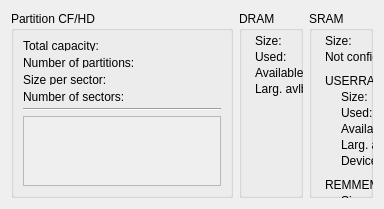
          <widget class="QWidget" name="tab_Memory">
           <attribute name="title">
            <string>Memory</string>
           </attribute>
           <layout class="QHBoxLayout" name="horizontalLayout">
            <item>
             <widget class="QGroupBox" name="group_Memory_Partitions">
              <property name="title">
               <string>Partition CF/HD</string>
              </property>
              <layout class="QGridLayout" name="gridLayout_5">
               <item row="3" column="1">
                <widget class="QLabel" name="label_Memory_Partitions_NoOfSectors">
                 <property name="sizePolicy">
                  <sizepolicy hsizetype="Fixed" vsizetype="Fixed">
                   <horstretch>0</horstretch>
                   <verstretch>0</verstretch>
                  </sizepolicy>
                 </property>
                 <property name="minimumSize">
                  <size>
                   <width>80</width>
                   <height>11</height>
                  </size>
                 </property>
                 <property name="maximumSize">
                  <size>
                   <width>110</width>
                   <height>11</height>
                  </size>
                 </property>
                 <property name="text">
                  <string/>
                 </property>
                </widget>
               </item>
               <item row="3" column="0">
                <widget class="QLabel" name="text_Memory_Partitions_NoOfSectors">
                 <property name="sizePolicy">
                  <sizepolicy hsizetype="Fixed" vsizetype="Fixed">
                   <horstretch>0</horstretch>
                   <verstretch>0</verstretch>
                  </sizepolicy>
                 </property>
                 <property name="minimumSize">
                  <size>
                   <width>80</width>
                   <height>11</height>
                  </size>
                 </property>
                 <property name="maximumSize">
                  <size>
                   <width>110</width>
                   <height>11</height>
                  </size>
                 </property>
                 <property name="font">
                  <font>
                   <underline>false</underline>
                  </font>
                 </property>
                 <property name="text">
                  <string>Number of sectors:</string>
                 </property>
                </widget>
               </item>
               <item row="2" column="1">
                <widget class="QLabel" name="label_Memory_Partitions_SizePerSector">
                 <property name="sizePolicy">
                  <sizepolicy hsizetype="Fixed" vsizetype="Fixed">
                   <horstretch>0</horstretch>
                   <verstretch>0</verstretch>
                  </sizepolicy>
                 </property>
                 <property name="minimumSize">
                  <size>
                   <width>80</width>
                   <height>11</height>
                  </size>
                 </property>
                 <property name="maximumSize">
                  <size>
                   <width>110</width>
                   <height>11</height>
                  </size>
                 </property>
                 <property name="text">
                  <string/>
                 </property>
                </widget>
               </item>
               <item row="0" column="1">
                <widget class="QLabel" name="label_Memory_Partitions_TotalCapacity">
                 <property name="sizePolicy">
                  <sizepolicy hsizetype="Fixed" vsizetype="Fixed">
                   <horstretch>0</horstretch>
                   <verstretch>0</verstretch>
                  </sizepolicy>
                 </property>
                 <property name="minimumSize">
                  <size>
                   <width>80</width>
                   <height>11</height>
                  </size>
                 </property>
                 <property name="maximumSize">
                  <size>
                   <width>110</width>
                   <height>11</height>
                  </size>
                 </property>
                 <property name="text">
                  <string/>
                 </property>
                </widget>
               </item>
               <item row="2" column="0">
                <widget class="QLabel" name="text_Memory_Partitions_SizePerSector">
                 <property name="sizePolicy">
                  <sizepolicy hsizetype="Fixed" vsizetype="Fixed">
                   <horstretch>0</horstretch>
                   <verstretch>0</verstretch>
                  </sizepolicy>
                 </property>
                 <property name="minimumSize">
                  <size>
                   <width>80</width>
                   <height>11</height>
                  </size>
                 </property>
                 <property name="maximumSize">
                  <size>
                   <width>110</width>
                   <height>11</height>
                  </size>
                 </property>
                 <property name="text">
                  <string>Size per sector:</string>
                 </property>
                </widget>
               </item>
               <item row="1" column="1">
                <widget class="QLabel" name="label_Memory_Partitions_NoOfPartitions">
                 <property name="sizePolicy">
                  <sizepolicy hsizetype="Fixed" vsizetype="Fixed">
                   <horstretch>0</horstretch>
                   <verstretch>0</verstretch>
                  </sizepolicy>
                 </property>
                 <property name="minimumSize">
                  <size>
                   <width>80</width>
                   <height>11</height>
                  </size>
                 </property>
                 <property name="maximumSize">
                  <size>
                   <width>110</width>
                   <height>11</height>
                  </size>
                 </property>
                 <property name="text">
                  <string/>
                 </property>
                </widget>
               </item>
               <item row="1" column="0">
                <widget class="QLabel" name="text_Memory_Partitions_NoOfPartitions">
                 <property name="sizePolicy">
                  <sizepolicy hsizetype="Fixed" vsizetype="Fixed">
                   <horstretch>0</horstretch>
                   <verstretch>0</verstretch>
                  </sizepolicy>
                 </property>
                 <property name="minimumSize">
                  <size>
                   <width>80</width>
                   <height>11</height>
                  </size>
                 </property>
                 <property name="maximumSize">
                  <size>
                   <width>110</width>
                   <height>11</height>
                  </size>
                 </property>
                 <property name="text">
                  <string>Number of partitions:</string>
                 </property>
                </widget>
               </item>
               <item row="0" column="0">
                <widget class="QLabel" name="text_Memory_Partitions_TotalCapacity">
                 <property name="sizePolicy">
                  <sizepolicy hsizetype="Fixed" vsizetype="Fixed">
                   <horstretch>0</horstretch>
                   <verstretch>0</verstretch>
                  </sizepolicy>
                 </property>
                 <property name="minimumSize">
                  <size>
                   <width>80</width>
                   <height>11</height>
                  </size>
                 </property>
                 <property name="maximumSize">
                  <size>
                   <width>110</width>
                   <height>11</height>
                  </size>
                 </property>
                 <property name="text">
                  <string>Total capacity:</string>
                 </property>
                </widget>
               </item>
               <item row="4" column="0" colspan="2">
                <widget class="Line" name="line_Memory_Partition_Seperator">
                 <property name="sizePolicy">
                  <sizepolicy hsizetype="MinimumExpanding" vsizetype="Fixed">
                   <horstretch>0</horstretch>
                   <verstretch>0</verstretch>
                  </sizepolicy>
                 </property>
                 <property name="minimumSize">
                  <size>
                   <width>198</width>
                   <height>2</height>
                  </size>
                 </property>
                 <property name="maximumSize">
                  <size>
                   <width>16777215</width>
                   <height>2</height>
                  </size>
                 </property>
                 <property name="orientation">
                  <enum>Qt::Horizontal</enum>
                 </property>
                </widget>
               </item>
               <item row="5" column="0" colspan="2">
                <widget class="QScrollArea" name="scrollArea_2">
                 <property name="sizePolicy">
                  <sizepolicy hsizetype="MinimumExpanding" vsizetype="MinimumExpanding">
                   <horstretch>0</horstretch>
                   <verstretch>0</verstretch>
                  </sizepolicy>
                 </property>
                 <property name="horizontalScrollBarPolicy">
                  <enum>Qt::ScrollBarAlwaysOff</enum>
                 </property>
                 <property name="widgetResizable">
                  <bool>true</bool>
                 </property>
                 <widget class="QWidget" name="scrollAreaWidgetContents_2">
                  <property name="geometry">
                   <rect>
                    <x>0</x>
                    <y>0</y>
                    <width>196</width>
                    <height>306</height>
                   </rect>
                  </property>
                  <layout class="QVBoxLayout" name="verticalLayout_12">
                   <property name="spacing">
                    <number>0</number>
                   </property>
                   <property name="leftMargin">
                    <number>0</number>
                   </property>
                   <property name="topMargin">
                    <number>0</number>
                   </property>
                   <property name="rightMargin">
                    <number>0</number>
                   </property>
                   <property name="bottomMargin">
                    <number>0</number>
                   </property>
                   <item>
                    <widget class="QWidget" name="widget_Partitions" native="true">
                     <property name="sizePolicy">
                      <sizepolicy hsizetype="Preferred" vsizetype="Preferred">
                       <horstretch>0</horstretch>
                       <verstretch>0</verstretch>
                      </sizepolicy>
                     </property>
                     <property name="minimumSize">
                      <size>
                       <width>0</width>
                       <height>0</height>
                      </size>
                     </property>
                     <property name="maximumSize">
                      <size>
                       <width>1677716</width>
                       <height>1677716</height>
                      </size>
                     </property>
                     <layout class="QGridLayout" name="gridLayoutPartitions"/>
                    </widget>
                   </item>
                  </layout>
                 </widget>
                </widget>
               </item>
              </layout>
             </widget>
            </item>
            <item>
             <widget class="QGroupBox" name="group_Memory_DRAM">
              <property name="styleSheet">
               <string notr="true"/>
              </property>
              <property name="title">
               <string>DRAM</string>
              </property>
              <widget class="QLabel" name="text_Memory_DRAM_Size">
               <property name="geometry">
                <rect>
                 <x>16</x>
                 <y>20</y>
                 <width>101</width>
                 <height>20</height>
                </rect>
               </property>
               <property name="text">
                <string>Size:</string>
               </property>
              </widget>
              <widget class="QLabel" name="label_Memory_DRAM_Size">
               <property name="geometry">
                <rect>
                 <x>127</x>
                 <y>20</y>
                 <width>81</width>
                 <height>20</height>
                </rect>
               </property>
               <property name="text">
                <string/>
               </property>
              </widget>
              <widget class="QLabel" name="text_Memory_DRAM_LBlock">
               <property name="geometry">
                <rect>
                 <x>16</x>
                 <y>68</y>
                 <width>101</width>
                 <height>20</height>
                </rect>
               </property>
               <property name="font">
                <font>
                 <underline>false</underline>
                </font>
               </property>
               <property name="text">
                <string>Larg. avlbl. block:</string>
               </property>
              </widget>
              <widget class="QLabel" name="text_Memory_DRAM_Used">
               <property name="geometry">
                <rect>
                 <x>16</x>
                 <y>36</y>
                 <width>101</width>
                 <height>20</height>
                </rect>
               </property>
               <property name="text">
                <string>Used:</string>
               </property>
              </widget>
              <widget class="QLabel" name="text_Memory_DRAM_Available">
               <property name="geometry">
                <rect>
                 <x>16</x>
                 <y>52</y>
                 <width>101</width>
                 <height>20</height>
                </rect>
               </property>
               <property name="text">
                <string>Available:</string>
               </property>
              </widget>
              <widget class="QLabel" name="label_Memory_DRAM_Used">
               <property name="geometry">
                <rect>
                 <x>127</x>
                 <y>36</y>
                 <width>81</width>
                 <height>20</height>
                </rect>
               </property>
               <property name="text">
                <string/>
               </property>
              </widget>
              <widget class="QLabel" name="label_Memory_DRAM_available">
               <property name="geometry">
                <rect>
                 <x>127</x>
                 <y>52</y>
                 <width>81</width>
                 <height>20</height>
                </rect>
               </property>
               <property name="text">
                <string/>
               </property>
              </widget>
              <widget class="QLabel" name="label_Memory_DRAM_LBlock">
               <property name="geometry">
                <rect>
                 <x>127</x>
                 <y>68</y>
                 <width>81</width>
                 <height>20</height>
                </rect>
               </property>
               <property name="text">
                <string/>
               </property>
              </widget>
             </widget>
            </item>
            <item>
             <widget class="QGroupBox" name="group_Memory_SRAM">
              <property name="title">
               <string>SRAM</string>
              </property>
              <widget class="QLabel" name="text_Memory_DRAM_Size_2">
               <property name="geometry">
                <rect>
                 <x>16</x>
                 <y>20</y>
                 <width>111</width>
                 <height>20</height>
                </rect>
               </property>
               <property name="text">
                <string>Size:</string>
               </property>
              </widget>
              <widget class="QLabel" name="text_Memory_DRAM_Used_2">
               <property name="geometry">
                <rect>
                 <x>16</x>
                 <y>36</y>
                 <width>111</width>
                 <height>20</height>
                </rect>
               </property>
               <property name="text">
                <string>Not configured:</string>
               </property>
              </widget>
              <widget class="QLabel" name="label_Memory_SRAM_Size">
               <property name="geometry">
                <rect>
                 <x>128</x>
                 <y>20</y>
                 <width>80</width>
                 <height>20</height>
                </rect>
               </property>
               <property name="text">
                <string/>
               </property>
               <property name="alignment">
                <set>Qt::AlignRight|Qt::AlignTrailing|Qt::AlignVCenter</set>
               </property>
              </widget>
              <widget class="QLabel" name="label_Memory_SRAM_NotUsed">
               <property name="geometry">
                <rect>
                 <x>128</x>
                 <y>36</y>
                 <width>80</width>
                 <height>20</height>
                </rect>
               </property>
               <property name="text">
                <string/>
               </property>
               <property name="alignment">
                <set>Qt::AlignRight|Qt::AlignTrailing|Qt::AlignVCenter</set>
               </property>
              </widget>
              <widget class="QLabel" name="text_Memory_SRAM_USERRAM">
               <property name="geometry">
                <rect>
                 <x>16</x>
                 <y>60</y>
                 <width>111</width>
                 <height>20</height>
                </rect>
               </property>
               <property name="text">
                <string>USERRAM</string>
               </property>
              </widget>
              <widget class="QLabel" name="text_Memory_SRAM_REMMEM">
               <property name="geometry">
                <rect>
                 <x>16</x>
                 <y>164</y>
                 <width>111</width>
                 <height>20</height>
                </rect>
               </property>
               <property name="text">
                <string>REMMEM</string>
               </property>
              </widget>
              <widget class="QLabel" name="text_Memory_SRAM_USERRAM_Size">
               <property name="geometry">
                <rect>
                 <x>32</x>
                 <y>76</y>
                 <width>111</width>
                 <height>20</height>
                </rect>
               </property>
               <property name="text">
                <string>Size:</string>
               </property>
              </widget>
              <widget class="QLabel" name="text_Memory_SRAM_USERRAM_Used">
               <property name="geometry">
                <rect>
                 <x>32</x>
                 <y>92</y>
                 <width>111</width>
                 <height>20</height>
                </rect>
               </property>
               <property name="text">
                <string>Used:</string>
               </property>
              </widget>
              <widget class="QLabel" name="text_Memory_SRAM_USERRAM_Available">
               <property name="geometry">
                <rect>
                 <x>32</x>
                 <y>108</y>
                 <width>111</width>
                 <height>20</height>
                </rect>
               </property>
               <property name="text">
                <string>Available:</string>
               </property>
              </widget>
              <widget class="QLabel" name="text_Memory_SRAM_USERRAM_LBlock">
               <property name="geometry">
                <rect>
                 <x>32</x>
                 <y>124</y>
                 <width>91</width>
                 <height>20</height>
                </rect>
               </property>
               <property name="text">
                <string>Larg. avlbl. block:</string>
               </property>
              </widget>
              <widget class="QLabel" name="text_Memory_SRAM_USERRAM_Device">
               <property name="geometry">
                <rect>
                 <x>32</x>
                 <y>140</y>
                 <width>111</width>
                 <height>20</height>
                </rect>
               </property>
               <property name="text">
                <string>Device:</string>
               </property>
              </widget>
              <widget class="QLabel" name="label_Memory_USERRAM_Size">
               <property name="geometry">
                <rect>
                 <x>128</x>
                 <y>76</y>
                 <width>80</width>
                 <height>20</height>
                </rect>
               </property>
               <property name="text">
                <string/>
               </property>
               <property name="alignment">
                <set>Qt::AlignRight|Qt::AlignTrailing|Qt::AlignVCenter</set>
               </property>
              </widget>
              <widget class="QLabel" name="label_Memory_USERRAM_Used">
               <property name="geometry">
                <rect>
                 <x>128</x>
                 <y>92</y>
                 <width>80</width>
                 <height>20</height>
                </rect>
               </property>
               <property name="text">
                <string/>
               </property>
               <property name="alignment">
                <set>Qt::AlignRight|Qt::AlignTrailing|Qt::AlignVCenter</set>
               </property>
              </widget>
              <widget class="QLabel" name="label_Memory_USERRAM_Available">
               <property name="geometry">
                <rect>
                 <x>128</x>
                 <y>108</y>
                 <width>80</width>
                 <height>20</height>
                </rect>
               </property>
               <property name="text">
                <string/>
               </property>
               <property name="alignment">
                <set>Qt::AlignRight|Qt::AlignTrailing|Qt::AlignVCenter</set>
               </property>
              </widget>
              <widget class="QLabel" name="label_Memory_USERRAM_LBlock">
               <property name="geometry">
                <rect>
                 <x>128</x>
                 <y>124</y>
                 <width>80</width>
                 <height>20</height>
                </rect>
               </property>
               <property name="text">
                <string/>
               </property>
               <property name="alignment">
                <set>Qt::AlignRight|Qt::AlignTrailing|Qt::AlignVCenter</set>
               </property>
              </widget>
              <widget class="QLabel" name="label_Memory_USERRAM_Device">
               <property name="geometry">
                <rect>
                 <x>128</x>
                 <y>140</y>
                 <width>80</width>
                 <height>20</height>
                </rect>
               </property>
               <property name="text">
                <string/>
               </property>
               <property name="alignment">
                <set>Qt::AlignRight|Qt::AlignTrailing|Qt::AlignVCenter</set>
               </property>
              </widget>
              <widget class="QLabel" name="text_Memory_SRAM_REMMEM_RemGlobal">
               <property name="geometry">
                <rect>
                 <x>32</x>
                 <y>228</y>
                 <width>111</width>
                 <height>20</height>
                </rect>
               </property>
               <property name="text">
                <string>Rem. global:</string>
               </property>
              </widget>
              <widget class="QLabel" name="text_Memory_SRAM_REMMEM_Permanent">
               <property name="geometry">
                <rect>
                 <x>32</x>
                 <y>196</y>
                 <width>111</width>
                 <height>20</height>
                </rect>
               </property>
               <property name="text">
                <string>Permanent:</string>
               </property>
              </widget>
              <widget class="QLabel" name="text_Memory_SRAM_REMMEM_RemLocal">
               <property name="geometry">
                <rect>
                 <x>32</x>
                 <y>212</y>
                 <width>111</width>
                 <height>20</height>
                </rect>
               </property>
               <property name="text">
                <string>Rem. local:</string>
               </property>
              </widget>
              <widget class="QLabel" name="text_Memory_SRAM_REMMEM_Available">
               <property name="geometry">
                <rect>
                 <x>32</x>
                 <y>244</y>
                 <width>111</width>
                 <height>20</height>
                </rect>
               </property>
               <property name="text">
                <string>Available:</string>
               </property>
              </widget>
              <widget class="QLabel" name="text_Memory_SRAM_REMMEM_Size">
               <property name="geometry">
                <rect>
                 <x>32</x>
                 <y>180</y>
                 <width>111</width>
                 <height>20</height>
                </rect>
               </property>
               <property name="text">
                <string>Size:</string>
               </property>
              </widget>
              <widget class="QLabel" name="text_Memory_SRAM_REMMEM_Device">
               <property name="geometry">
                <rect>
                 <x>32</x>
                 <y>276</y>
                 <width>111</width>
                 <height>20</height>
                </rect>
               </property>
               <property name="text">
                <string>Device:</string>
               </property>
              </widget>
              <widget class="QLabel" name="text_Memory_SRAM_REMMEM_LBlock">
               <property name="geometry">
                <rect>
                 <x>32</x>
                 <y>260</y>
                 <width>111</width>
                 <height>20</height>
                </rect>
               </property>
               <property name="text">
                <string>Larg. avlbl. block:</string>
               </property>
              </widget>
              <widget class="QLabel" name="label_Memory_SRAM_REMMEM_RemGlobal">
               <property name="geometry">
                <rect>
                 <x>128</x>
                 <y>228</y>
                 <width>80</width>
                 <height>20</height>
                </rect>
               </property>
               <property name="text">
                <string/>
               </property>
               <property name="alignment">
                <set>Qt::AlignRight|Qt::AlignTrailing|Qt::AlignVCenter</set>
               </property>
              </widget>
              <widget class="QLabel" name="label_Memory_SRAM_REMMEM_Available">
               <property name="geometry">
                <rect>
                 <x>128</x>
                 <y>244</y>
                 <width>80</width>
                 <height>20</height>
                </rect>
               </property>
               <property name="text">
                <string/>
               </property>
               <property name="alignment">
                <set>Qt::AlignRight|Qt::AlignTrailing|Qt::AlignVCenter</set>
               </property>
              </widget>
              <widget class="QLabel" name="label_Memory_SRAM_REMMEM_Size">
               <property name="geometry">
                <rect>
                 <x>128</x>
                 <y>180</y>
                 <width>80</width>
                 <height>20</height>
                </rect>
               </property>
               <property name="text">
                <string/>
               </property>
               <property name="alignment">
                <set>Qt::AlignRight|Qt::AlignTrailing|Qt::AlignVCenter</set>
               </property>
              </widget>
              <widget class="QLabel" name="label_Memory_SRAM_REMMEM_RemLocal">
               <property name="geometry">
                <rect>
                 <x>128</x>
                 <y>212</y>
                 <width>80</width>
                 <height>20</height>
                </rect>
               </property>
               <property name="text">
                <string/>
               </property>
               <property name="alignment">
                <set>Qt::AlignRight|Qt::AlignTrailing|Qt::AlignVCenter</set>
               </property>
              </widget>
              <widget class="QLabel" name="label_Memory_SRAM_REMMEM_Permanent">
               <property name="geometry">
                <rect>
                 <x>128</x>
                 <y>196</y>
                 <width>80</width>
                 <height>20</height>
                </rect>
               </property>
               <property name="text">
                <string/>
               </property>
               <property name="alignment">
                <set>Qt::AlignRight|Qt::AlignTrailing|Qt::AlignVCenter</set>
               </property>
              </widget>
              <widget class="QLabel" name="label_Memory_SRAM_REMMEM_Device">
               <property name="geometry">
                <rect>
                 <x>128</x>
                 <y>276</y>
                 <width>80</width>
                 <height>20</height>
                </rect>
               </property>
               <property name="text">
                <string/>
               </property>
               <property name="alignment">
                <set>Qt::AlignRight|Qt::AlignTrailing|Qt::AlignVCenter</set>
               </property>
              </widget>
              <widget class="QLabel" name="label_Memory_SRAM_REMMEM_LBlock">
               <property name="geometry">
                <rect>
                 <x>128</x>
                 <y>260</y>
                 <width>80</width>
                 <height>20</height>
                </rect>
               </property>
               <property name="text">
                <string/>
               </property>
               <property name="alignment">
                <set>Qt::AlignRight|Qt::AlignTrailing|Qt::AlignVCenter</set>
               </property>
              </widget>
             </widget>
            </item>
           </layout>
          </widget>
